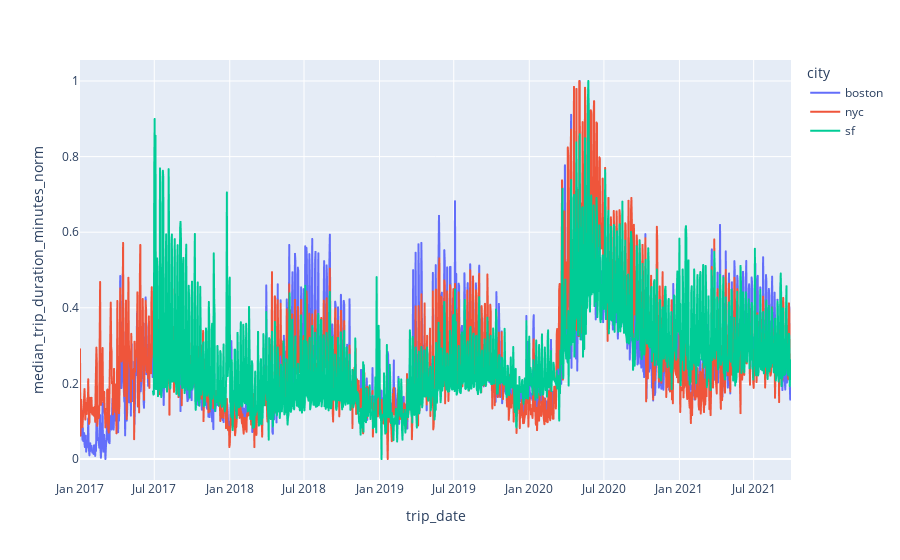

The notebook cell saved with this chart:
### Code cell
fig = px.line(trip_data_group_by_date_pd_df, x="trip_date", y="median_trip_duration_minutes_norm", color='city')
fig.show()

### Figure 1 — Plotly figure (JSON) as saved in the notebook; plotly's stock layout.template omitted (floating-point values rounded to 4 significant figures; data arrays with more than 128 entries replaced by an {"elided": "..."} marker saying what was removed)
{"data": [{"hovertemplate": "city=boston<br>trip_date=%{x}<br>median_trip_duration_minutes_norm=%{y}<extra></extra>", "legendgroup": "boston", "line": {"color": "#636efa", "dash": "solid"}, "mode": "lines", "name": "boston", "showlegend": true, "type": "scattergl", "x": {"elided": "1732 str values"}, "xaxis": "x", "y": {"elided": "1732 float values"}, "yaxis": "y"}, {"hovertemplate": "city=nyc<br>trip_date=%{x}<br>median_trip_duration_minutes_norm=%{y}<extra></extra>", "legendgroup": "nyc", "line": {"color": "#EF553B", "dash": "solid"}, "mode": "lines", "name": "nyc", "showlegend": true, "type": "scattergl", "x": {"elided": "1729 str values"}, "xaxis": "x", "y": {"elided": "1729 float values"}, "yaxis": "y"}, {"hovertemplate": "city=sf<br>trip_date=%{x}<br>median_trip_duration_minutes_norm=%{y}<extra></extra>", "legendgroup": "sf", "line": {"color": "#00cc96", "dash": "solid"}, "mode": "lines", "name": "sf", "showlegend": true, "type": "scattergl", "x": {"elided": "1556 str values"}, "xaxis": "x", "y": {"elided": "1556 float values"}, "yaxis": "y"}], "layout": {"legend": {"title": {"text": "city"}, "tracegroupgap": 0}, "margin": {"t": 60}, "xaxis": {"anchor": "y", "domain": [0, 1], "title": {"text": "trip_date"}}, "yaxis": {"anchor": "x", "domain": [0, 1], "title": {"text": "median_trip_duration_minutes_norm"}}}}
